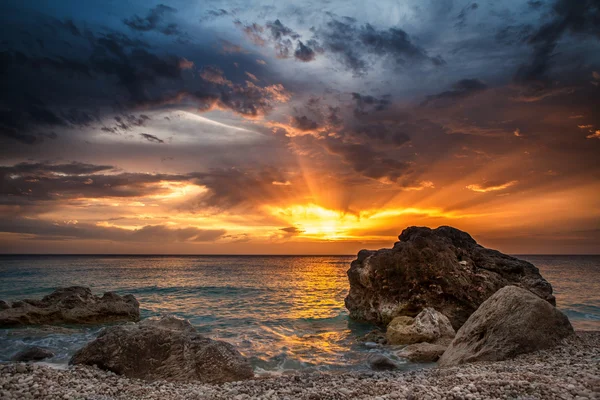
#> input picture act10/imagen.jpg, 600 x 400 px, found by its file name
$ python act10.py   (older library calls are emulated)
#> lines starting #> are read from the running program, lines starting #| are printed output that depends on the picture
import cv2
import matplotlib.pyplot as plt

# Cargar la imagen
imagen = cv2.imread('./uploads/imagen.jpg')
#> imagen is the input picture: shape (400, 600, 3); mean B, G, R 72.2, 82.3, 101.5

# Convertir a escala de grises
imagen_gris = cv2.cvtColor(imagen, cv2.COLOR_BGR2GRAY)
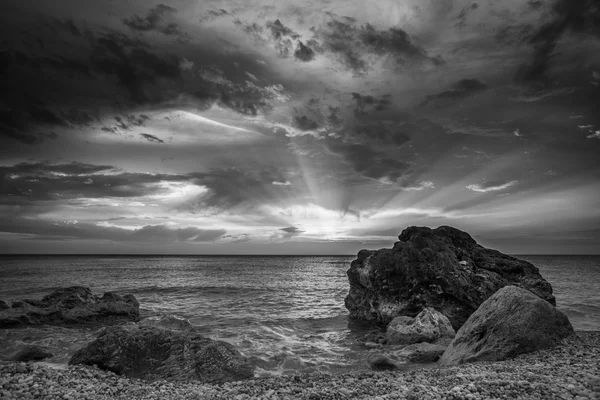
#> imagen_gris: shape (400, 600); min 0, max 250, mean 86.9

# Aplicar el operador Sobel horizontal
sobel_horizontal = cv2.Sobel(imagen_gris, cv2.CV_64F, 0, 1, ksize=3)
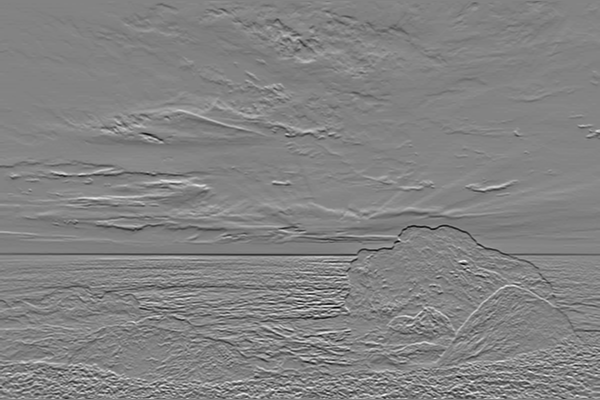
#> sobel_horizontal: shape (400, 600) float64; min -566, max 533, mean -0.3; drawn with min black and max white

# Mostrar la imagen original, la imagen en escala de grises y el resultado del Sobel horizontal
plt.figure(figsize=(15, 5))

plt.subplot(1, 3, 1)
plt.title('Imagen Original')
plt.imshow(cv2.cvtColor(imagen, cv2.COLOR_BGR2RGB))

plt.subplot(1, 3, 2)
plt.title('Imagen en Escala de Grises')
plt.imshow(imagen_gris, cmap='gray')

plt.subplot(1, 3, 3)
plt.title('Operador Sobel Horizontal')
plt.imshow(sobel_horizontal, cmap='gray')

plt.show()
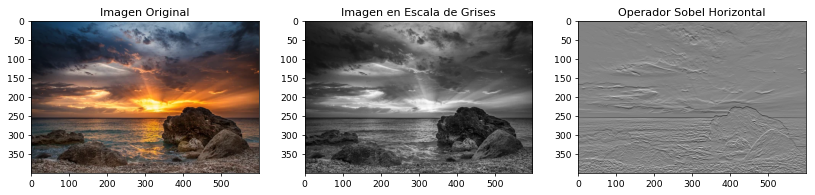
#> figure drawn by matplotlib, 3 panels

# Guardar el resultado del operador Sobel horizontal
cv2.imwrite('./uploads/imagen_sobel_horizontal.jpg', sobel_horizontal)
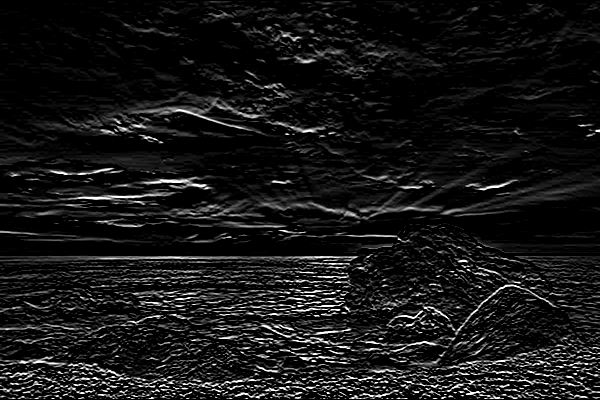
#> saved as imagen_sobel_horizontal.jpg: shape (400, 600); min 0, max 255, mean 22.3
